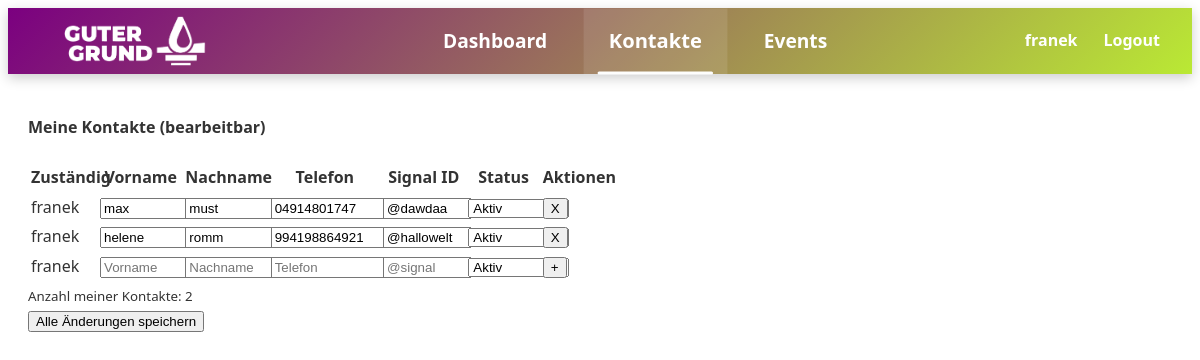
Page /contacts/ (signed in) on the committed database.
### users/models.py (models this page shows, shortened)
class User(AbstractUser):
    email = models.EmailField(unique=True)
    is_active = models.BooleanField(default=False)
    activation_token = models.CharField(max_length=40, blank=True)
    activation_token_created = models.DateTimeField(null=True, blank=True)

### contacts/models.py (models this page shows, shortened)
class Contact(models.Model):
    STATUS_CHOICES = [
        ('active', 'Aktiv'),
        ('left', 'Ist raus'),
        ('needs_info', 'Braucht Infos'),
        ('inactive', 'Inaktiv'),
    ]
    user = models.ForeignKey(
        settings.AUTH_USER_MODEL,
        on_delete=models.CASCADE,
        verbose_name="Benutzer"
    )
    first_name = models.CharField(max_length=100)
    last_name = models.CharField(max_length=100)
    email = models.EmailField()
    phone_raw = models.CharField(max_length=20, verbose_name="Telefonnummer (voll)")
    signal_id = models.CharField(max_length=100, blank=True)
    status = models.CharField(max_length=20, choices=STATUS_CHOICES, default='active')
    notes = models.TextField(blank=True)
    created_at = models.DateTimeField(auto_now_add=True)
    updated_at = models.DateTimeField(auto_now=True)
    class Meta:
        app_label = 'contacts'  # ← DIESE ZEILE EINFÜGEN
        unique_together = ['user', 'first_name', 'last_name', 'phone_raw']
        verbose_name = "Kontakt"
        verbose_name_plural = "Kontakte"

### contacts/views.py (the view, shortened to what this page needs)
# urls.py: path('', views.contact_list, name='index'),  # Einheitlicher Name 'list'
@login_required
def contact_list(request):
    contacts = Contact.objects.filter(user=request.user).prefetch_related('user')
    contact_matches = {}
    for contact in contacts:
        similar = Contact.objects.exclude(user=request.user).filter(
            Q(first_name__iexact=contact.first_name) &
            Q(last_name__iexact=contact.last_name) &
            (
                Q(phone_raw__endswith=contact.phone_raw[-3:]) if contact.phone_raw else Q() |
                Q(signal_id__iexact=contact.signal_id) if contact.signal_id else Q()
            )
        ).distinct()
        if similar.exists():
            contact_matches[contact.id] = similar
    return render(request, 'contacts/list.html', {
        'contacts': contacts,
        'contact_matches': contact_matches,
        'STATUS_CHOICES': Contact.STATUS_CHOICES
    })

### contacts/templates/contacts/list.html (shortened to what this page needs)
{% extends "base.html" %}
{% load static %}
{% load custom_filters %}
{% block content %}
<div class="container mt-4">
    <form method="post" id="contact-form">
        <h4>Meine Kontakte (bearbeitbar)</h4>
        <div class="table-responsive">
            <table class="table table-hover table-fixed">
                <thead class="table-light">
                    <tr>
                        <th class="col-username">Zuständig</th>
                        <th class="col-name">Vorname</th>
                        <th class="col-name">Nachname</th>
                        <th class="col-phone">Telefon</th>
                        <th class="col-signal">Signal ID</th>
                        <th class="col-status">Status</th>
                        <th class="col-actions text-end">Aktionen</th>
                    </tr>
                </thead>
                <tbody>
                    {% for contact in contacts %}
                    <tr>
                        <td>{{ request.user.username }}</td>
                        <td>
                            <input type="text" name="first_name_{{ contact.id }}"
                                value="{{ contact.first_name }}" class="form-control form-control-sm">
                        </td>
                        <td>
                            <input type="text" name="last_name_{{ contact.id }}"
                                value="{{ contact.last_name }}" class="form-control form-control-sm">
                        </td>
                        <td>
                            <input type="text" name="phone_raw_{{ contact.id }}"
                                value="{{ contact.phone_raw }}" class="form-control form-control-sm">
                        </td>
                        <td>
                            <input type="text" name="signal_id_{{ contact.id }}"
                                value="{{ contact.signal_id }}" class="form-control form-control-sm">
                        </td>
                        <td>
                            <select name="status_{{ contact.id }}" class="form-select form-select-sm">
                                {% for value, label in contact.STATUS_CHOICES %}
                                <option value="{{ value }}" {% if contact.status == value %}selected{% endif %}>
                                    {{ label }}
                                </option>
                                {% endfor %}
                            </select>
                        </td>
                        <td class="text-end">
                            <form action="{% url 'contacts:delete' contact.id %}" method="post" class="d-inline">
                                <button type="submit" class="btn btn-sm btn-danger">X</button>
                            </form>
                        </td>
                    </tr>
                    {% endfor %}
                    <tr class="table-primary">
                        <td>{{ request.user.username }}</td>
                        <td>
                            <input type="text" name="new_first_name" placeholder="Vorname"
                                class="form-control form-control-sm">
                        </td>
                        <td>
                            <input type="text" name="new_last_name" placeholder="Nachname"
                                class="form-control form-control-sm">
                        </td>
                        <td>
                            <input type="text" name="new_phone_raw" placeholder="Telefon"
                                class="form-control form-control-sm">
                        </td>
                        <td>
                            <input type="text" name="new_signal_id" placeholder="@signal"
                                class="form-control form-control-sm">
                        </td>
                        <td>
                            <select name="new_status" class="form-select form-select-sm">
                                {% for value, label in contacts.0.STATUS_CHOICES %}
                                <option value="{{ value }}">{{ label }}</option>
                                {% endfor %}
                            </select>
                        </td>
                        <td class="text-end">
                            <button type="submit" name="add_new" class="btn btn-sm btn-success">+</button>
                        </td>
                    </tr>
                </tbody>
            </table>
        </div>
        <div class="d-flex justify-content-between mt-3">
            <div class="text-muted">
                <small>Anzahl meiner Kontakte: {{ contacts|length }}</small>
            </div>
            <div>
                <button type="submit" name="save_all" class="btn btn-primary">Alle Änderungen speichern</button>
            </div>
        </div>
    </form>
</div>
{% endblock %}

### templates/base.html (shortened to what this page needs)
<!DOCTYPE html>
{% load static %}
<html lang="de">
<head>
    <link rel="stylesheet" href="{% static 'css/styles.css' %}">
</head>
<body>
    {% if user.is_authenticated %}
    <header class="header">
        <div class="logo-container">
            <img src="{% static 'img/logo_logo_text.png' %}" alt="Mein Logo" class="logo-image">
        </div>
        <nav class="nav-links">
            {% url 'dashboard' as dashboard_url %}
            <a href="{{ dashboard_url }}"
               class="nav-link {% if request.path == dashboard_url %}active{% endif %}">
               Dashboard
            </a>
            {% url 'contacts:index' as contacts_url %}
            <a href="{{ contacts_url }}"
               class="nav-link {% if request.path == contacts_url %}active{% endif %}">
               Kontakte
            </a>
            {% url 'events:calendar' as events_url %}
            <a href="{{ events_url }}"
               class="nav-link {% if request.path == events_url %}active{% endif %}">
               Events
            </a>
        </nav>
        <div class="user-area">
            <span class="username">{{ request.user.username }}</span>
            <a href="#" onclick="event.preventDefault(); document.getElementById('logout-form').submit();">Logout</a>
        </div>
    </header>
    {% endif %}
    <main class="main-content">
        {% block content %}{% endblock %}
    </main>
</body>
</html>

### static/css/styles.css (style rules this page uses)
.header { position: sticky; top: 0; z-index: 1000; box-shadow: 0 4px 12px rgba(0,0,0,0.2); background: linear-gradient(135deg, #7B0080, #bae934); color: rgb(255, 255, 255); font-weight: bold; display: flex; justify-content: space-between; align-items: center; padding: 0 2rem; }
body { font-family: 'Segoe UI', Tahoma, Geneva, Verdana, sans-serif; font-size: 16px; line-height: 1.6; color: #333; }
.logo-container { display: flex; align-items: center; gap: 15px; }
.logo-image { height: 50px; width: auto; padding: 0.5rem 1.5rem; }
.main-content { margin-top: 20px; padding: 20px; }
body:not(.logged-in) .main-content { margin-top: 0px; }
.nav-links { display: flex; gap: 1rem; }
.nav-link { color: white; text-decoration: none; padding: 1rem 1.5rem; transition: all 0.3s ease; position: relative; font-weight: bold; font-size: 120%; }
.nav-link.active { background-color: rgba(255, 255, 255, 0.1); transform: scale(1.05); transition: all 0.2s ease; }
.nav-link.active::after { content: ''; position: absolute; bottom: 0; left: 50%; transform: translateX(-50%); width: 80%; height: 3px; background: rgba(255, 255, 255, 0.99); border-radius: 3px; }
.user-area { display: flex; gap: 1rem; align-items: center; }
.user-area a { color: #ffffff; text-decoration: none; margin-left: 10px; transition: color 0.3s ease; }
.main-content { padding: 20px; margin-top: 60px; }

### contacts/templates/contacts/list.html (style rules this page uses)
.table-fixed { table-layout: fixed; width: 50%; }
.col-username { width: 12%; }
.col-name { width: 15%; }
.col-phone { width: 20%; }
.col-signal { width: 15%; }
.col-status { width: 13%; }
.col-actions { width: 10%; }
.form-control-sm { max-width: 100%; overflow: hidden; text-overflow: ellipsis; }

### rows in the picture
User: user.username "franek"
Contact: first_name "max", last_name "must", phone_raw "04914801747", signal_id "@dawdaa", status+id "Aktiv", new_status "Aktiv"
Contact: first_name "helene", last_name "romm", phone_raw "994198864921", signal_id "@hallowelt", status+id "Aktiv"

### other values in the picture
{{ contacts|length }} "2"
